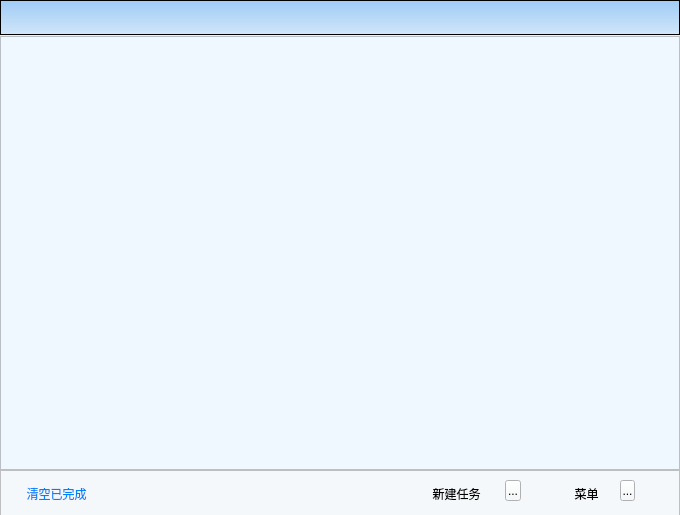
<?xml version="1.0" encoding="UTF-8"?>
<ui version="4.0">
 <class>xunleiClass</class>
 <widget class="QWidget" name="xunleiClass">
  <property name="geometry">
   <rect>
    <x>0</x>
    <y>0</y>
    <width>680</width>
    <height>515</height>
   </rect>
  </property>
  <property name="windowTitle">
   <string>xunlei</string>
  </property>
  <widget class="QFrame" name="frame">
   <property name="geometry">
    <rect>
     <x>0</x>
     <y>0</y>
     <width>680</width>
     <height>35</height>
    </rect>
   </property>
   <property name="styleSheet">
    <string notr="true">background-color:qlineargradient(x1:0, y1: 0, x2: 0, y2: 1, stop: 0 rgb(158,203,246)  , stop: 1 rgb(210, 230, 248))</string>
   </property>
   <property name="frameShape">
    <enum>QFrame::StyledPanel</enum>
   </property>
   <property name="frameShadow">
    <enum>QFrame::Raised</enum>
   </property>
  </widget>
  <widget class="QListWidget" name="listWidget">
   <property name="geometry">
    <rect>
     <x>0</x>
     <y>36</y>
     <width>680</width>
     <height>434</height>
    </rect>
   </property>
   <property name="styleSheet">
    <string notr="true">
QListView {
background-color:rgb(240, 248,255);
    show-decoration-selected: 1; /* make the selection span the entire width of the view */
}

QListView::item:alternate {
    background: #EEEEEE;
}

QListView::item:selected {
    border: 1px solid #6a6ea9;
}

QListView::item:selected:!active {
    background: qlineargradient(x1: 0, y1: 0, x2: 0, y2: 1,
                                stop: 0 #ABAFE5, stop: 1 #8588B2);
}

QListView::item:selected:active {
    background: qlineargradient(x1: 0, y1: 0, x2: 0, y2: 1,
                                stop: 0 #6a6ea9, stop: 1 #888dd9);
}

QListView::item:hover {
    background: qlineargradient(x1: 0, y1: 0, x2: 0, y2: 1,
                                stop: 0 #FAFBFE, stop: 1 #DCDEF1);
}
</string>
   </property>
  </widget>
  <widget class="QFrame" name="frame_2">
   <property name="geometry">
    <rect>
     <x>0</x>
     <y>470</y>
     <width>680</width>
     <height>70</height>
    </rect>
   </property>
   <property name="styleSheet">
    <string notr="true">background-color:rgb(245,248,250)</string>
   </property>
   <property name="frameShape">
    <enum>QFrame::StyledPanel</enum>
   </property>
   <property name="frameShadow">
    <enum>QFrame::Raised</enum>
   </property>
   <widget class="QPushButton" name="pushButton">
    <property name="geometry">
     <rect>
      <x>10</x>
      <y>10</y>
      <width>93</width>
      <height>28</height>
     </rect>
    </property>
    <property name="styleSheet">
     <string notr="true">border:none;
color:rgb(0,130,251)</string>
    </property>
    <property name="text">
     <string>清空已完成</string>
    </property>
   </widget>
   <widget class="QPushButton" name="pushButton_2">
    <property name="geometry">
     <rect>
      <x>410</x>
      <y>10</y>
      <width>93</width>
      <height>28</height>
     </rect>
    </property>
    <property name="styleSheet">
     <string notr="true">border:none;</string>
    </property>
    <property name="text">
     <string>新建任务</string>
    </property>
   </widget>
   <widget class="QPushButton" name="pushButton_3">
    <property name="geometry">
     <rect>
      <x>540</x>
      <y>10</y>
      <width>93</width>
      <height>28</height>
     </rect>
    </property>
    <property name="styleSheet">
     <string notr="true">border:none;</string>
    </property>
    <property name="text">
     <string>菜单</string>
    </property>
   </widget>
   <widget class="QToolButton" name="toolButton">
    <property name="geometry">
     <rect>
      <x>505</x>
      <y>10</y>
      <width>16</width>
      <height>21</height>
     </rect>
    </property>
    <property name="text">
     <string>...</string>
    </property>
   </widget>
   <widget class="QToolButton" name="toolButton_2">
    <property name="geometry">
     <rect>
      <x>620</x>
      <y>10</y>
      <width>15</width>
      <height>21</height>
     </rect>
    </property>
    <property name="styleSheet">
     <string notr="true"/>
    </property>
    <property name="text">
     <string>...</string>
    </property>
   </widget>
  </widget>
 </widget>
 <layoutdefault spacing="6" margin="11"/>
 <resources>
  <include location="xunlei.qrc"/>
 </resources>
 <connections/>
</ui>
